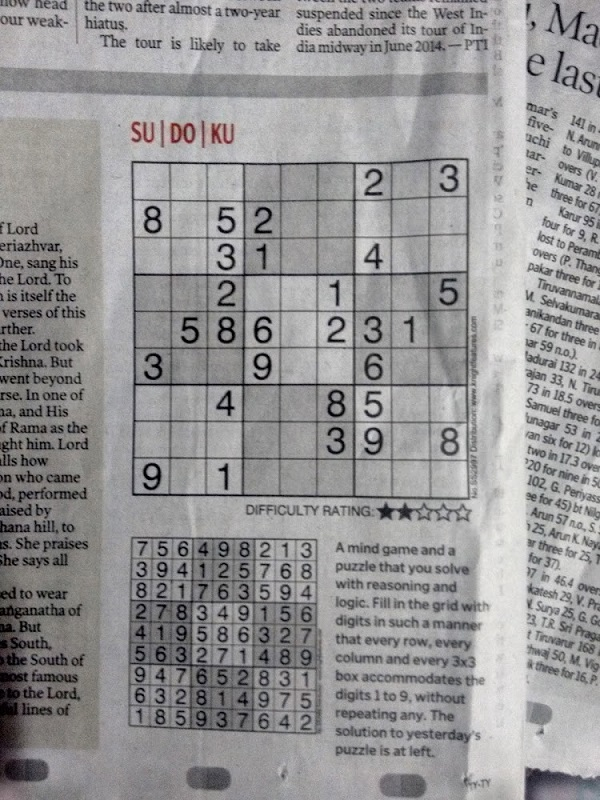
#> input picture pic/3.jpg, 600 x 800 px
$ python -i imgMsg.py   (imports and definitions only)   (older library calls are emulated)
#> lines starting #> are read from the running program, lines starting #| are printed output that depends on the picture; after the words box and inside, x2 and y2 are one past the last pixel; in counts of white or black regions, pixels touching at a corner belong together
### sudoku.py
# !/usr/bin/env python
# -*- coding:utf-8 -*-
"""
@author: maxdong
@file: Sudoku.py
@time: 2018/12/06
@copy:https://blog.csdn.net/maxdong24/article/details/78133993
"""

import numpy as np
from queue import Queue, LifoQueue
import copy

class Recorder:
    point = None  # 进行猜测的点
    point_index = 0  # 猜测候选列表使用的值的索引
    value = None  # 回溯记录的值


class Sudoku:
    def __init__(self, data):
        # 数据初始化(二维的object数组)
        self.value = np.array([[0] * 9] * 9, dtype=object)  # 数独的值，包括未解决和已解决的
        self.new_points = Queue()  # 先进先出，新解（已解决值）的坐标
        self.recorder = LifoQueue()  # 先进后出，回溯器
        self.guess_times = 0  # 猜测次数

        # 九宫格的基准列表
        self.base_points = [[0, 0], [0, 3], [0, 6], [3, 0], [3, 3], [3, 6], [6, 0], [6, 3], [6, 6]]

        # 整理数据
        _data = np.array(data).reshape(9, -1)
        for r in range(0, 9):
            for c in range(0, 9):
                if _data[r, c]: # if not Zero
                    # numpy default is int32, convert to int
                    self.value[r, c] = int(_data[r, c])
                    # 新的确认的值添加到列表中，以便遍历
                    self.new_points.put((r, c))
                    # logger.debug(f'init: answer={self.value[r, c]} at {(r, c)}')
                else: # if Zero, guess no. is 1-9
                    self.value[r, c] = [1, 2, 3, 4, 5, 6, 7, 8, 9]

    # 剔除数字
    def _cut_num(self, point):
        r, c = point
        val = self.value[r, c]

        # 行
        for i, item in enumerate(self.value[r]):
            if isinstance(item, list):
                if item.count(val):
                    item.remove(val)

                    # 判断移除后，是否剩下一个元素
                    if len(item) == 1:
                        self.new_points.put((r, i)) # 添加坐标到“已解决”列表
                        # logger.debug(f'only one in row: answer={self.value[r, i]} at {(r, i)}')
                        self.value[r, i] = item[0]

        # 列
        for i, item in enumerate(self.value[:, c]):
            if isinstance(item, list):
                if item.count(val):
                    item.remove(val)

                    # 判断移除后，是否剩下一个元素
                    if len(item) == 1:
                        self.new_points.put((i, c))
                        # logger.debug(f'only one in col: answer={self.value[i, c]} at {(i, c)}')
                        self.value[i, c] = item[0]

        # 所在九宫格(3x3的数组)
        b_r, b_c = map(lambda x: x // 3 * 3, point)  # 九宫格基准点
        for m_r, row in enumerate(self.value[b_r:b_r + 3, b_c:b_c + 3]):
            for m_c, item in enumerate(row):
                if isinstance(item, list):
                    if item.count(val):
                        item.remove(val)

                        # 判断移除后，是否剩下一个元素
                        if len(item) == 1:
                            r = b_r + m_r
                            c = b_c + m_c
                            self.new_points.put((r, c))
                            # logger.debug(f'only one in block: answer={self.value[r, c]} at {(r, c)}')
                            self.value[r, c] = item[0]

    # 同一行、列或九宫格中, List里，可能性只有一个的情况
    def _check_one_possbile(self):
        # 同一行只有一个数字的情况
        for r in range(0, 9):
            # 只取出是这一行是List的格子
            values = list(filter(lambda x: isinstance(x, list), self.value[r]))

            for c, item in enumerate(self.value[r]):
                if isinstance(item, list):
                    for value in item:
                        if sum(map(lambda x: x.count(value), values)) == 1:
                            self.value[r, c] = value
                            self.new_points.put((r, c))
                            # logger.debug(f'list val is only one in row: answer={self.value[r, c]} at {(r, c)}')
                            return True

        # 同一列只有一个数字的情况
        for c in range(0, 9):
            values = list(filter(lambda x: isinstance(x, list), self.value[:, c]))

            for r, item in enumerate(self.value[:, c]):
                if isinstance(item, list):
                    for value in item:
                        if sum(map(lambda x: x.count(value), values)) == 1:
                            self.value[r, c] = value
                            self.new_points.put((r, c))
                            # logger.debug(f'list val is only one in col: answer={self.value[r, c]} at {(r, c)}')
                            return True

        # 九宫格内的单元格只有一个数字的情况
        for r, c in self.base_points:
            # reshape: 3x3 改为1维数组
            values = list(filter(lambda x: isinstance(x, list), self.value[r:r + 3, c:c + 3].reshape(1, -1)[0]))

            for m_r, row in enumerate(self.value[r:r + 3, c:c + 3]):
                for m_c, item in enumerate(row):
                    if isinstance(item, list):
                        for value in item:
                            if sum(map(lambda x: x.count(value), values)) == 1:
                                self.value[r + m_r, c + m_c] = value
                                self.new_points.put((r + m_r, c + m_c))
                                return True

    # 同一个九宫格内数字在同一行或同一列处理(同行列隐性排除)
    def _check_same_num(self):
        for b_r, b_c in self.base_points:
            block = self.value[b_r:b_r + 3, b_c:b_c + 3]

            # 判断数字1~9在该九宫格的分布情况
            _data = block.reshape(1, -1)[0]
            for i in range(1, 10):
                result = map(lambda x: 0 if not isinstance(x[1], list) else x[0] + 1 if x[1].count(i) else 0,
                             enumerate(_data))
                result = list(filter(lambda x: x > 0, result))
                r_count = len(result)

                if r_count in [2, 3]:
                    # 2或3个元素才有可能同一行或同一列
                    rows = list(map(lambda x: (x - 1) // 3, result))
                    cols = list(map(lambda x: (x - 1) % 3, result))

                    if len(set(rows)) == 1:
                        # 同一行，去掉其他行的数字
                        result = list(map(lambda x: b_c + (x - 1) % 3, result))
                        row = b_r + rows[0]

                        for col in range(0, 9):
                            if not col in result:
                                item = self.value[row, col]
                                if isinstance(item, list):
                                    if item.count(i):
                                        item.remove(i)

                                        # 判断移除后，是否剩下一个元素
                                        if len(item) == 1:
                                            self.new_points.put((row, col))
                                            self.value[row, col] = item[0]
                                            return True

                    elif len(set(cols)) == 1:
                        # 同一列
                        result = list(map(lambda x: b_r + (x - 1) // 3, result))
                        col = b_c + cols[0]

                        for row in range(0, 9):
                            if not row in result:
                                item = self.value[row, col]
                                if isinstance(item, list):
                                    if item.count(i):
                                        item.remove(i)

                                        # 判断移除后，是否剩下一个元素
                                        if len(item) == 1:
                                            self.new_points.put((row, col))
                                            self.value[row, col] = item[0]
                                            return True

    # 排除法解题
    def sudo_exclude(self):
        is_run_same = True
        is_run_one = True

        while is_run_same:
            while is_run_one:
                # 剔除数字
                while not self.new_points.empty():
                    point = self.new_points.get()  # 先进先出
                    self._cut_num(point)

                # 检查List里值为单个数字的情况，如有新answer则加入new_points Queue，立即_cut_num
                is_run_one = self._check_one_possbile()

            # 检查同行或列的情况
            is_run_same = self._check_same_num()
            is_run_one = True

    # 得到有多少个确定的数字
    def get_num_count(self):
        return sum(map(lambda x: 1 if isinstance(x, int) else 0, self.value.reshape(1, -1)[0]))

    # 评分，找到最佳的猜测坐标
    # [25 lines left out: functions get_best_point, _get_point_score, not called in this run]

    # 验证有没错误
    def check_value(self):
        # 行
        r = 0
        for row in self.value:
            nums = []
            lists = []
            for item in row:
                (lists if isinstance(item, list) else nums).append(item)
            if len(set(nums)) != len(nums):
                return False  # 数字要不重复
            if len(list(filter(lambda x: len(x) == 0, lists))):
                return False  # 候选列表不能为空集
            r += 1

        # 列
        for c in range(0, 9):
            nums = []
            lists = []
            col = self.value[:, c]

            for item in col:
                (lists if isinstance(item, list) else nums).append(item)
            if len(set(nums)) != len(nums):
                return False  # 数字要不重复
            if len(list(filter(lambda x: len(x) == 0, lists))):
                return False  # 候选列表不能为空集

        # 九宫格
        for b_r, b_c in self.base_points:
            nums = []
            lists = []
            block = self.value[b_r:b_r + 3, b_c:b_c + 3].reshape(1, -1)[0]

            for item in block:
                (lists if isinstance(item, list) else nums).append(item)
            if len(set(nums)) != len(nums):
                logger.debug(f'verify failed. dup in block {b_r, b_c}')
                return False  # 数字要不重复
            if len(list(filter(lambda x: len(x) == 0, lists))):
                return False  # 候选列表不能为空集
        return True

    # 猜测记录
    # [34 lines left out: functions record_guess, recall, not called in this run]

    # Main function 解题
    def sudo_solve(self):
        self.sudo_exclude()

        # 检查有没错误的，有错误的则回溯；没错误却未解开题目，则再猜测
        while True:
            if self.check_value():
                fixed_answer = self.get_num_count()
                if fixed_answer == 81:
                    break
                else:
                    # 获取最佳猜测点
                    point = self.get_best_point()

                    # 记录并处理
                    self.record_guess(point)
            else:
                # 出错，则回溯，尝试下一个猜测
                self.recall()

### imgMsg.py
# -*- coding: UTF-8 -*-

import numpy as np
import cv2
import numpy as np
from queue import Queue, LifoQueue
import time
import copy
from imutils.perspective import four_point_transform
from imutils import contours
import argparse
import imutils
import datetime
from sudoku import *

#image = cv2.imread("pic/p2.jpg")

def magPIC(path):
#> called with path = 'pic/3.jpg'
    image = cv2.imdecode(np.fromfile(path,dtype=np.uint8),-1)
#> image is the input picture: shape (800, 600, 3); mean B, G, R 149.7, 148.9, 149.9
    t1 = time.time()

    data = [[0, 0, 0, 0, 0, 0, 0, 0, 0,
                 0, 0, 0, 0, 0, 0, 0, 0, 0,
                 0, 0, 0, 0, 0, 0, 0, 0, 0,
                 0, 0, 0, 0, 0, 0, 0, 0, 0,
                 0, 0, 0, 0, 0, 0, 0, 0, 0,
                 0, 0, 0, 0, 0, 0, 0, 0, 0,
                 0, 0, 0, 0, 0, 0, 0, 0, 0,
                 0, 0, 0, 0, 0, 0, 0, 0, 0,
                 0, 0, 0, 0, 0, 0, 0, 0, 0]]

    samples = np.load('samples.npy')
#> (reads samples.npy from the repository)
    labels = np.load('label.npy')
#> (reads label.npy from the repository)
    print(labels.__len__())
    k = labels.__len__()
    train_label = labels[:k]
    train_input = samples[:k]
    test_input = samples[k:]
    test_label = labels[k:]

    model = cv2.ml.KNearest_create()
    model.train(train_input,cv2.ml.ROW_SAMPLE,train_label)


    gray = cv2.cvtColor(image, cv2.COLOR_BGR2GRAY)
    imageBinary = cv2.adaptiveThreshold(gray, 255, cv2.ADAPTIVE_THRESH_GAUSSIAN_C , cv2.THRESH_BINARY, 13, 9)
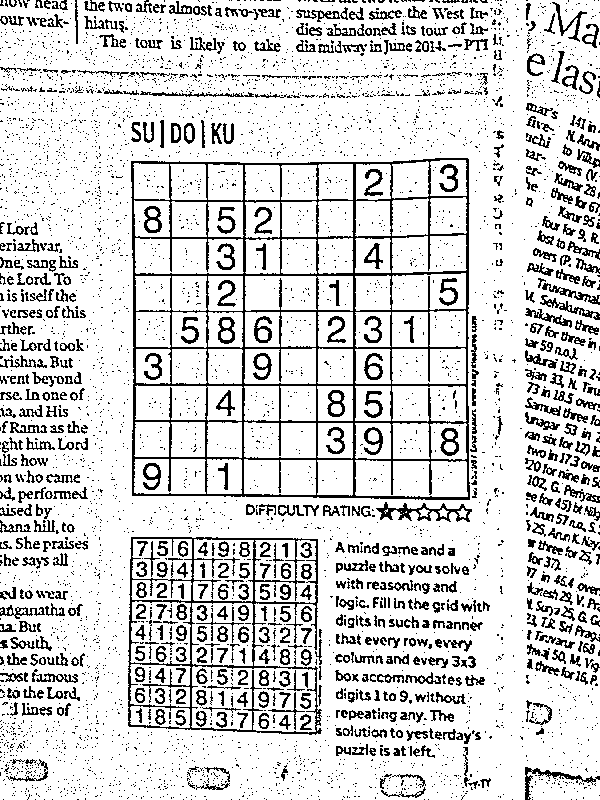
#> imageBinary: shape (800, 600); 83.5% white; black in thin lines or dots
    kernel = cv2.getStructuringElement(cv2.MORPH_OPEN, (3, 3))  # 矩形结构
    imageBinary = cv2.erode(imageBinary, kernel, iterations=1)
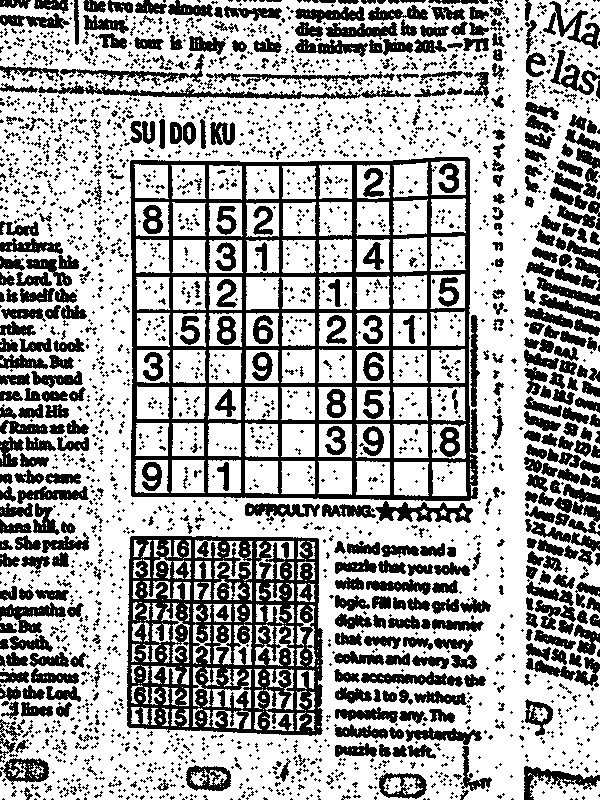
#> imageBinary: shape (800, 600); 66.2% white; 2609 black regions (2084 under 20 px), largest, box (x1, y1, x2, y2) and area: (130, 157, 478, 501) 27325, (127, 536, 323, 736) 23412, (38, 81, 411, 99) 1829
    imageBinary = cv2.dilate(imageBinary, kernel, iterations=1)
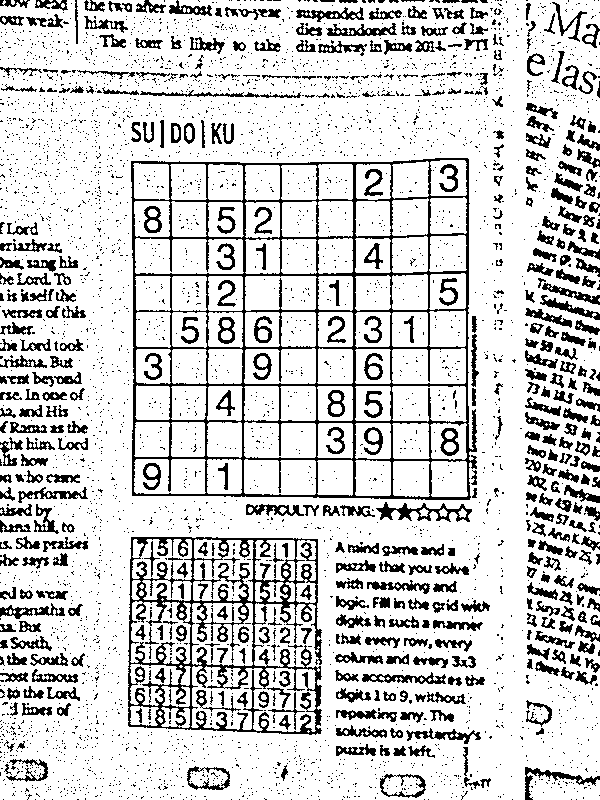
#> imageBinary: shape (800, 600); 81.6% white; black in thin lines or dots

    cv2.bitwise_not(imageBinary)
    imageBinaryOri = copy.deepcopy(imageBinary)
    edged = cv2.bitwise_not(imageBinary)
#> edged: shape (800, 600); 18.4% white in thin lines or dots

    cnts = cv2.findContours(edged.copy(), cv2.RETR_EXTERNAL,
        cv2.CHAIN_APPROX_SIMPLE)
#> cnts = 3394 contours, 3025 with area under 20; largest, box (x1, y1, x2, y2) and area: (131, 158, 477, 500) 112522, (128, 537, 322, 735) 32924, (380, 774, 426, 798) 854, (187, 766, 230, 790) 792, (376, 502, 472, 522) 722
    cnts = cnts[0] if imutils.is_cv2() else cnts[1]
    docCnt = None

    if len(cnts) > 0:
        cnts = sorted(cnts, key=cv2.contourArea, reverse=True)
        for c in cnts:
            peri = cv2.arcLength(c, True)
            approx = cv2.approxPolyDP(c, 0.02 * peri, True)
            if len(approx) == 4:
                docCnt = approx
                break
#> this loop made 1 pass
#> (peri, docCnt) on pass 1: (1543.3, [[467, 158], [131, 161], [132, 495], [469, 499]])

    bkIMG = four_point_transform(image, docCnt.reshape(4, 2))
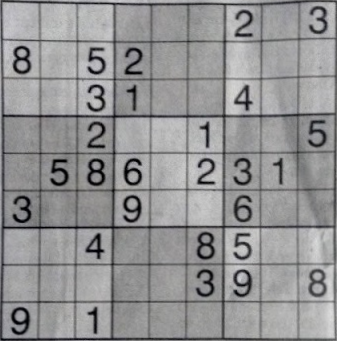
#> bkIMG: shape (341, 337, 3); mean B, G, R 147, 146.2, 146.3
    output = four_point_transform(imageBinaryOri, docCnt.reshape(4, 2))

    imageBinaryFindNum = copy.deepcopy(cv2.resize(output.copy(),(300, 300), interpolation=cv2.INTER_LINEAR          ))
    bkIMG = cv2.resize(bkIMG.copy(),(350, 350))
#> bkIMG: shape (350, 350, 3)

    imageBinaryFindNum = copy.deepcopy(output)
    imageBinaryFindNum = cv2.blur(imageBinaryFindNum, (2, 2))
#> imageBinaryFindNum: shape (341, 337)
    imageBinaryFindNum= cv2.medianBlur(imageBinaryFindNum, 3)
    imageBinaryFindNum = cv2.adaptiveThreshold(imageBinaryFindNum, 255, cv2.ADAPTIVE_THRESH_GAUSSIAN_C , cv2.THRESH_BINARY, 13, 9)
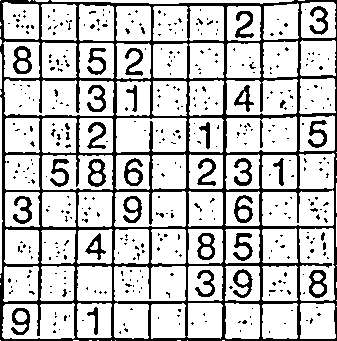
#> imageBinaryFindNum: shape (341, 337); 77% white; 421 black regions (384 under 20 px)

    height,width = imageBinaryFindNum.shape[:2]
#> height = 341; width = 337
    box_h = height/9
#> box_h = 37.89
    box_w = width/9
#> box_w = 37.44
    imag, contours, hierarchy = cv2.findContours(imageBinaryFindNum, cv2.RETR_TREE, cv2.CHAIN_APPROX_SIMPLE)
#> contours = 547 contours, 402 with area under 20; largest, box (x1, y1, x2, y2) and area: (4, 79, 114, 116) 3372, (226, 116, 297, 153) 2284, (114, 266, 186, 302) 2256, (2, 303, 75, 339) 2254, (262, 190, 334, 226) 2241
    num = 0
    listRec = []

    for i in range(0, len(contours)):
        x, y, w, h = cv2.boundingRect(contours[i])
        dat = float(w) / float(h)
        roi = imageBinaryFindNum[y:y + h, x:x + w]

        if dat < 0.9 and w < 40 and h < 37 and w > 7 and h > 16 and dat>0.3:

            if (x%(box_w))/2< 10 and (y%(box_h))/2 <10:

                num = num + 1
                listTemp = []
                listTemp.append(x)
                listTemp.append(y)
                listTemp.append(w)
                listTemp.append(h)
                listRec.append(listTemp)
#> this loop made 547 passes
#> (x, y, w, h, dat) on passes 11 to 22: (300, 303, 36, 36, 1), (305, 319, 4, 3, 1.33), (309, 317, 5, 8, 0.625), (316, 312, 6, 5, 1.2), (315, 306, 4, 3, 1.33), (262, 303, 36, 36, 1), (268, 330, 3, 4, 0.75), (283, 322, 4, 3, 1.33), (290, 309, 4, 3, 1.33), (225, 303, 35, 36, 0.972), (239, 329, 3, 4, 0.75), (250, 322, 3, 4, 0.75)
#> (x, y, w, h, dat, roi) on passes 1 to 6: (222, 340, 3, 1, 3, [[255, 255, 255]]), (187, 340, 1, 1, 1, [255]), (177, 340, 4, 1, 4, [[255, 255, 255, 255]]), (115, 340, 1, 1, 1, [255]), (111, 340, 1, 1, 1, [255]), (97, 340, 2, 1, 2, [[255, 255]])
#> after the loop, listRec = 28 items, first 6: [86, 306, 13, 30], [10, 307, 21, 29], [232, 268, 22, 31], [194, 269, 22, 29], [232, 232, 22, 30], [196, 232, 20, 29]; num = 28

    soduko = np.zeros((9, 9),np.int32)
    for i in range(0, len(listRec)):
        x, y, w, h = listRec[i]
        roi = imageBinaryFindNum[y:y + h, x:x + w]
        output = cv2.resize(roi, (20,40), interpolation=cv2.INTER_AREA)
        a, output = cv2.threshold(output, 170, 255, cv2.THRESH_BINARY)

        normalized_roi = output / 255

        sample1 = normalized_roi.reshape((1, 800))
        sample1 = np.array(sample1, np.float32)

        retval, results, neigh_resp, dists = model.findNearest(sample1, 1)
        number = int(results.ravel()[0])

        soduko[int(y / box_h)][int(x / box_w)] = number
#> this loop made 28 passes
#> (x, y, w, h, retval, results, neigh_resp, dists) on passes 1 to 12: (86, 306, 13, 30, 1, [1], [1], [115]), (10, 307, 21, 29, 9, [9], [9], [156]), (232, 268, 22, 31, 9, [9], [9], [169]), (194, 269, 22, 29, 3, [3], [3], [149]), (232, 232, 22, 30, 5, [5], [5], [132]), (196, 232, 20, 29, 8, [8], [8], [128]), (84, 232, 23, 29, 4, [4], [4], [111]), (308, 269, 20, 30, 8, [8], [8], [138]), (12, 195, 21, 30, 3, [3], [3], [136]), (233, 194, 21, 30, 6, [6], [6], [159]), (122, 195, 21, 29, 9, [9], [9], [149]), (272, 157, 13, 30, 1, [1], [1], [152])
#> (x, y, w, h, retval, results, neigh_resp, dists) on pass 23: (86, 84, 21, 29, 3, [3], [3], [137])
#> pass 1, in magPIC, `a, output = cv2.threshold(output, 170, 255, cv2.THRESH_BINARY)`:
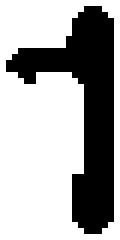
#> output: shape (40, 20) (shown 6 times larger); 66.1% white; 1 black region, box (x1, y1, x2, y2) and area: (1, 1, 19, 39) 271
#> after the loop:
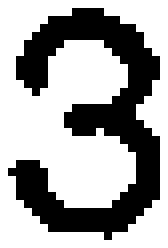
#> roi: shape (31, 21) (shown 8 times larger); 64.4% white; 1 black region, box (x1, y1, x2, y2) and area: (1, 1, 20, 30) 232

    for i in range(0,9):
        for j in range(0, 9):
            data[0][i*9+j] = soduko[i][j]

    sudoku = Sudoku(data[0])
    sudoku.sudo_solve()
    t2 = time.time()

    print(sudoku.value)
#| [[1 4 9 8 6 7 2 5 3]
#|  [8 6 5 2 3 4 1 9 7]
#|  [7 2 3 1 5 9 4 8 6]
#|  [6 9 2 3 4 1 8 7 5]
#|  [4 5 8 6 7 2 3 1 9]
#|  [3 1 7 9 8 5 6 4 2]
#|  [2 3 4 7 9 8 5 6 1]
#|  [5 7 6 4 1 3 9 2 8]
#|  [9 8 1 5 2 6 7 3 4]]
    print(u"耗时：%.3fs" % (t2 - t1))

    cv2.imwrite("temp.jpg",bkIMG)
    return bkIMG,soduko,sudoku

>>> result = magPIC('pic/3.jpg')
